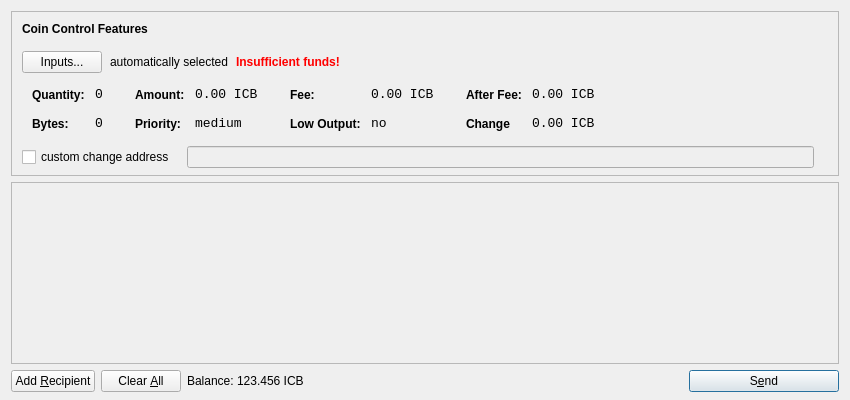
<?xml version="1.0" encoding="UTF-8"?>
<ui version="4.0">
 <class>SendCoinsDialog</class>
 <widget class="QDialog" name="SendCoinsDialog">
  <property name="geometry">
   <rect>
    <x>0</x>
    <y>0</y>
    <width>850</width>
    <height>400</height>
   </rect>
  </property>
  <property name="windowTitle">
   <string>Send Coins</string>
  </property>
  <layout class="QVBoxLayout" name="verticalLayout" stretch="0,1,0">
   <property name="bottomMargin">
    <number>8</number>
   </property>
   <item>
    <widget class="QFrame" name="frameCoinControl">
     <property name="sizePolicy">
      <sizepolicy hsizetype="Expanding" vsizetype="Expanding">
       <horstretch>0</horstretch>
       <verstretch>0</verstretch>
      </sizepolicy>
     </property>
     <property name="maximumSize">
      <size>
       <width>16777215</width>
       <height>16777215</height>
      </size>
     </property>
     <property name="frameShape">
      <enum>QFrame::StyledPanel</enum>
     </property>
     <property name="frameShadow">
      <enum>QFrame::Sunken</enum>
     </property>
     <layout class="QVBoxLayout" name="verticalLayoutCoinControl2">
      <property name="spacing">
       <number>-1</number>
      </property>
      <property name="leftMargin">
       <number>0</number>
      </property>
      <property name="topMargin">
       <number>0</number>
      </property>
      <property name="rightMargin">
       <number>0</number>
      </property>
      <property name="bottomMargin">
       <number>6</number>
      </property>
      <item>
       <layout class="QVBoxLayout" name="verticalLayoutCoinControl" stretch="0,0,0,0,1">
        <property name="spacing">
         <number>0</number>
        </property>
        <property name="leftMargin">
         <number>10</number>
        </property>
        <property name="topMargin">
         <number>10</number>
        </property>
        <item>
         <layout class="QHBoxLayout" name="horizontalLayoutCoinControl1">
          <property name="bottomMargin">
           <number>15</number>
          </property>
          <item>
           <widget class="QLabel" name="labelCoinControlFeatures">
            <property name="sizePolicy">
             <sizepolicy hsizetype="Preferred" vsizetype="Maximum">
              <horstretch>0</horstretch>
              <verstretch>0</verstretch>
             </sizepolicy>
            </property>
            <property name="font">
             <font>
              <weight>75</weight>
              <bold>true</bold>
             </font>
            </property>
            <property name="styleSheet">
             <string notr="true">font-weight:bold;</string>
            </property>
            <property name="text">
             <string>Coin Control Features</string>
            </property>
           </widget>
          </item>
         </layout>
        </item>
        <item>
         <layout class="QHBoxLayout" name="horizontalLayoutCoinControl2" stretch="0,0,0,0">
          <property name="spacing">
           <number>8</number>
          </property>
          <property name="bottomMargin">
           <number>10</number>
          </property>
          <item>
           <widget class="QPushButton" name="pushButtonCoinControl">
            <property name="styleSheet">
             <string notr="true"/>
            </property>
            <property name="text">
             <string>Inputs...</string>
            </property>
           </widget>
          </item>
          <item>
           <widget class="QLabel" name="labelCoinControlAutomaticallySelected">
            <property name="text">
             <string>automatically selected</string>
            </property>
            <property name="margin">
             <number>5</number>
            </property>
           </widget>
          </item>
          <item>
           <widget class="QLabel" name="labelCoinControlInsuffFunds">
            <property name="font">
             <font>
              <weight>75</weight>
              <bold>true</bold>
             </font>
            </property>
            <property name="styleSheet">
             <string notr="true">color:red;font-weight:bold;</string>
            </property>
            <property name="text">
             <string>Insufficient funds!</string>
            </property>
            <property name="margin">
             <number>5</number>
            </property>
           </widget>
          </item>
          <item>
           <spacer name="horizontalSpacerCoinControl">
            <property name="orientation">
             <enum>Qt::Horizontal</enum>
            </property>
            <property name="sizeHint" stdset="0">
             <size>
              <width>40</width>
              <height>1</height>
             </size>
            </property>
           </spacer>
          </item>
         </layout>
        </item>
        <item>
         <widget class="QWidget" name="widgetCoinControl" native="true">
          <property name="sizePolicy">
           <sizepolicy hsizetype="Preferred" vsizetype="Preferred">
            <horstretch>0</horstretch>
            <verstretch>0</verstretch>
           </sizepolicy>
          </property>
          <property name="minimumSize">
           <size>
            <width>0</width>
            <height>0</height>
           </size>
          </property>
          <property name="styleSheet">
           <string notr="true"/>
          </property>
          <layout class="QHBoxLayout" name="horizontalLayoutCoinControl5">
           <property name="margin">
            <number>0</number>
           </property>
           <item>
            <layout class="QHBoxLayout" name="horizontalLayoutCoinControl3" stretch="0,0,0,1">
             <property name="spacing">
              <number>20</number>
             </property>
             <property name="topMargin">
              <number>0</number>
             </property>
             <property name="bottomMargin">
              <number>10</number>
             </property>
             <item>
              <layout class="QFormLayout" name="formLayoutCoinControl1">
               <property name="horizontalSpacing">
                <number>10</number>
               </property>
               <property name="verticalSpacing">
                <number>14</number>
               </property>
               <property name="leftMargin">
                <number>10</number>
               </property>
               <property name="topMargin">
                <number>4</number>
               </property>
               <property name="rightMargin">
                <number>6</number>
               </property>
               <item row="0" column="0">
                <widget class="QLabel" name="labelCoinControlQuantityText">
                 <property name="styleSheet">
                  <string notr="true">font-weight:bold;</string>
                 </property>
                 <property name="text">
                  <string>Quantity:</string>
                 </property>
                 <property name="margin">
                  <number>0</number>
                 </property>
                </widget>
               </item>
               <item row="0" column="1">
                <widget class="QLabel" name="labelCoinControlQuantity">
                 <property name="font">
                  <font>
                   <family>Monospace</family>
                   <pointsize>10</pointsize>
                  </font>
                 </property>
                 <property name="cursor">
                  <cursorShape>IBeamCursor</cursorShape>
                 </property>
                 <property name="contextMenuPolicy">
                  <enum>Qt::ActionsContextMenu</enum>
                 </property>
                 <property name="text">
                  <string>0</string>
                 </property>
                 <property name="margin">
                  <number>0</number>
                 </property>
                 <property name="textInteractionFlags">
                  <set>Qt::LinksAccessibleByMouse|Qt::TextSelectableByKeyboard|Qt::TextSelectableByMouse</set>
                 </property>
                </widget>
               </item>
               <item row="1" column="0">
                <widget class="QLabel" name="labelCoinControlBytesText">
                 <property name="styleSheet">
                  <string notr="true">font-weight:bold;</string>
                 </property>
                 <property name="text">
                  <string>Bytes:</string>
                 </property>
                </widget>
               </item>
               <item row="1" column="1">
                <widget class="QLabel" name="labelCoinControlBytes">
                 <property name="font">
                  <font>
                   <family>Monospace</family>
                   <pointsize>10</pointsize>
                  </font>
                 </property>
                 <property name="cursor">
                  <cursorShape>IBeamCursor</cursorShape>
                 </property>
                 <property name="contextMenuPolicy">
                  <enum>Qt::ActionsContextMenu</enum>
                 </property>
                 <property name="text">
                  <string>0</string>
                 </property>
                 <property name="textInteractionFlags">
                  <set>Qt::LinksAccessibleByMouse|Qt::TextSelectableByKeyboard|Qt::TextSelectableByMouse</set>
                 </property>
                </widget>
               </item>
              </layout>
             </item>
             <item>
              <layout class="QFormLayout" name="formLayoutCoinControl2">
               <property name="horizontalSpacing">
                <number>10</number>
               </property>
               <property name="verticalSpacing">
                <number>14</number>
               </property>
               <property name="leftMargin">
                <number>6</number>
               </property>
               <property name="topMargin">
                <number>4</number>
               </property>
               <property name="rightMargin">
                <number>6</number>
               </property>
               <item row="0" column="0">
                <widget class="QLabel" name="labelCoinControlAmountText">
                 <property name="styleSheet">
                  <string notr="true">font-weight:bold;</string>
                 </property>
                 <property name="text">
                  <string>Amount:</string>
                 </property>
                 <property name="margin">
                  <number>0</number>
                 </property>
                </widget>
               </item>
               <item row="0" column="1">
                <widget class="QLabel" name="labelCoinControlAmount">
                 <property name="font">
                  <font>
                   <family>Monospace</family>
                   <pointsize>10</pointsize>
                  </font>
                 </property>
                 <property name="cursor">
                  <cursorShape>IBeamCursor</cursorShape>
                 </property>
                 <property name="contextMenuPolicy">
                  <enum>Qt::ActionsContextMenu</enum>
                 </property>
                 <property name="text">
                  <string>0.00 ICB</string>
                 </property>
                 <property name="textInteractionFlags">
                  <set>Qt::LinksAccessibleByMouse|Qt::TextSelectableByKeyboard|Qt::TextSelectableByMouse</set>
                 </property>
                </widget>
               </item>
               <item row="1" column="0">
                <widget class="QLabel" name="labelCoinControlPriorityText">
                 <property name="styleSheet">
                  <string notr="true">font-weight:bold;</string>
                 </property>
                 <property name="text">
                  <string>Priority:</string>
                 </property>
                </widget>
               </item>
               <item row="1" column="1">
                <widget class="QLabel" name="labelCoinControlPriority">
                 <property name="font">
                  <font>
                   <family>Monospace</family>
                   <pointsize>10</pointsize>
                  </font>
                 </property>
                 <property name="cursor">
                  <cursorShape>IBeamCursor</cursorShape>
                 </property>
                 <property name="contextMenuPolicy">
                  <enum>Qt::ActionsContextMenu</enum>
                 </property>
                 <property name="text">
                  <string>medium</string>
                 </property>
                 <property name="textInteractionFlags">
                  <set>Qt::LinksAccessibleByMouse|Qt::TextSelectableByKeyboard|Qt::TextSelectableByMouse</set>
                 </property>
                </widget>
               </item>
              </layout>
             </item>
             <item>
              <layout class="QFormLayout" name="formLayoutCoinControl3">
               <property name="horizontalSpacing">
                <number>10</number>
               </property>
               <property name="verticalSpacing">
                <number>14</number>
               </property>
               <property name="leftMargin">
                <number>6</number>
               </property>
               <property name="topMargin">
                <number>4</number>
               </property>
               <property name="rightMargin">
                <number>6</number>
               </property>
               <item row="0" column="0">
                <widget class="QLabel" name="labelCoinControlFeeText">
                 <property name="styleSheet">
                  <string notr="true">font-weight:bold;</string>
                 </property>
                 <property name="text">
                  <string>Fee:</string>
                 </property>
                 <property name="margin">
                  <number>0</number>
                 </property>
                </widget>
               </item>
               <item row="0" column="1">
                <widget class="QLabel" name="labelCoinControlFee">
                 <property name="font">
                  <font>
                   <family>Monospace</family>
                   <pointsize>10</pointsize>
                  </font>
                 </property>
                 <property name="cursor">
                  <cursorShape>IBeamCursor</cursorShape>
                 </property>
                 <property name="contextMenuPolicy">
                  <enum>Qt::ActionsContextMenu</enum>
                 </property>
                 <property name="text">
                  <string>0.00 ICB</string>
                 </property>
                 <property name="textInteractionFlags">
                  <set>Qt::LinksAccessibleByMouse|Qt::TextSelectableByKeyboard|Qt::TextSelectableByMouse</set>
                 </property>
                </widget>
               </item>
               <item row="1" column="0">
                <widget class="QLabel" name="labelCoinControlLowOutputText">
                 <property name="styleSheet">
                  <string notr="true">font-weight:bold;</string>
                 </property>
                 <property name="text">
                  <string>Low Output:</string>
                 </property>
                </widget>
               </item>
               <item row="1" column="1">
                <widget class="QLabel" name="labelCoinControlLowOutput">
                 <property name="font">
                  <font>
                   <family>Monospace</family>
                   <pointsize>10</pointsize>
                  </font>
                 </property>
                 <property name="cursor">
                  <cursorShape>IBeamCursor</cursorShape>
                 </property>
                 <property name="contextMenuPolicy">
                  <enum>Qt::ActionsContextMenu</enum>
                 </property>
                 <property name="text">
                  <string>no</string>
                 </property>
                 <property name="textInteractionFlags">
                  <set>Qt::LinksAccessibleByMouse|Qt::TextSelectableByKeyboard|Qt::TextSelectableByMouse</set>
                 </property>
                </widget>
               </item>
              </layout>
             </item>
             <item>
              <layout class="QFormLayout" name="formLayoutCoinControl4">
               <property name="horizontalSpacing">
                <number>10</number>
               </property>
               <property name="verticalSpacing">
                <number>14</number>
               </property>
               <property name="leftMargin">
                <number>6</number>
               </property>
               <property name="topMargin">
                <number>4</number>
               </property>
               <property name="rightMargin">
                <number>6</number>
               </property>
               <item row="0" column="0">
                <widget class="QLabel" name="labelCoinControlAfterFeeText">
                 <property name="styleSheet">
                  <string notr="true">font-weight:bold;</string>
                 </property>
                 <property name="text">
                  <string>After Fee:</string>
                 </property>
                 <property name="margin">
                  <number>0</number>
                 </property>
                </widget>
               </item>
               <item row="0" column="1">
                <widget class="QLabel" name="labelCoinControlAfterFee">
                 <property name="font">
                  <font>
                   <family>Monospace</family>
                   <pointsize>10</pointsize>
                  </font>
                 </property>
                 <property name="cursor">
                  <cursorShape>IBeamCursor</cursorShape>
                 </property>
                 <property name="contextMenuPolicy">
                  <enum>Qt::ActionsContextMenu</enum>
                 </property>
                 <property name="text">
                  <string>0.00 ICB</string>
                 </property>
                 <property name="textInteractionFlags">
                  <set>Qt::LinksAccessibleByMouse|Qt::TextSelectableByKeyboard|Qt::TextSelectableByMouse</set>
                 </property>
                </widget>
               </item>
               <item row="1" column="0">
                <widget class="QLabel" name="labelCoinControlChangeText">
                 <property name="styleSheet">
                  <string notr="true">font-weight:bold;</string>
                 </property>
                 <property name="text">
                  <string>Change</string>
                 </property>
                </widget>
               </item>
               <item row="1" column="1">
                <widget class="QLabel" name="labelCoinControlChange">
                 <property name="font">
                  <font>
                   <family>Monospace</family>
                   <pointsize>10</pointsize>
                  </font>
                 </property>
                 <property name="cursor">
                  <cursorShape>IBeamCursor</cursorShape>
                 </property>
                 <property name="contextMenuPolicy">
                  <enum>Qt::ActionsContextMenu</enum>
                 </property>
                 <property name="text">
                  <string>0.00 ICB</string>
                 </property>
                 <property name="textInteractionFlags">
                  <set>Qt::LinksAccessibleByMouse|Qt::TextSelectableByKeyboard|Qt::TextSelectableByMouse</set>
                 </property>
                </widget>
               </item>
              </layout>
             </item>
            </layout>
           </item>
          </layout>
         </widget>
        </item>
        <item>
         <layout class="QHBoxLayout" name="horizontalLayoutCoinControl4" stretch="0,0,0">
          <property name="spacing">
           <number>12</number>
          </property>
          <property name="sizeConstraint">
           <enum>QLayout::SetDefaultConstraint</enum>
          </property>
          <property name="topMargin">
           <number>5</number>
          </property>
          <property name="rightMargin">
           <number>5</number>
          </property>
          <item>
           <widget class="QCheckBox" name="checkBoxCoinControlChange">
            <property name="text">
             <string>custom change address</string>
            </property>
           </widget>
          </item>
          <item>
           <widget class="QLineEdit" name="lineEditCoinControlChange">
            <property name="enabled">
             <bool>false</bool>
            </property>
            <property name="sizePolicy">
             <sizepolicy hsizetype="Expanding" vsizetype="Fixed">
              <horstretch>0</horstretch>
              <verstretch>0</verstretch>
             </sizepolicy>
            </property>
           </widget>
          </item>
          <item>
           <widget class="QLabel" name="labelCoinControlChangeLabel">
            <property name="sizePolicy">
             <sizepolicy hsizetype="Preferred" vsizetype="Expanding">
              <horstretch>0</horstretch>
              <verstretch>0</verstretch>
             </sizepolicy>
            </property>
            <property name="minimumSize">
             <size>
              <width>0</width>
              <height>0</height>
             </size>
            </property>
            <property name="text">
             <string/>
            </property>
            <property name="margin">
             <number>3</number>
            </property>
           </widget>
          </item>
         </layout>
        </item>
        <item>
         <spacer name="verticalSpacerCoinControl">
          <property name="orientation">
           <enum>Qt::Vertical</enum>
          </property>
          <property name="sizeHint" stdset="0">
           <size>
            <width>800</width>
            <height>1</height>
           </size>
          </property>
         </spacer>
        </item>
       </layout>
      </item>
     </layout>
    </widget>
   </item>
   <item>
    <widget class="QScrollArea" name="scrollArea">
     <property name="widgetResizable">
      <bool>true</bool>
     </property>
     <widget class="QWidget" name="scrollAreaWidgetContents">
      <property name="geometry">
       <rect>
        <x>0</x>
        <y>0</y>
        <width>830</width>
        <height>165</height>
       </rect>
      </property>
      <layout class="QVBoxLayout" name="verticalLayout_2">
       <property name="margin">
        <number>0</number>
       </property>
       <item>
        <layout class="QVBoxLayout" name="entries">
         <property name="spacing">
          <number>6</number>
         </property>
        </layout>
       </item>
       <item>
        <spacer name="verticalSpacer">
         <property name="orientation">
          <enum>Qt::Vertical</enum>
         </property>
         <property name="sizeHint" stdset="0">
          <size>
           <width>20</width>
           <height>40</height>
          </size>
         </property>
        </spacer>
       </item>
      </layout>
     </widget>
    </widget>
   </item>
   <item>
    <layout class="QHBoxLayout" name="horizontalLayout">
     <item>
      <widget class="QPushButton" name="addButton">
       <property name="toolTip">
        <string>Send to multiple recipients at once</string>
       </property>
       <property name="text">
        <string>Add &amp;Recipient</string>
       </property>
       <property name="icon">
        <iconset resource="../bitcoin.qrc">
         <normaloff>:/icons/add</normaloff>:/icons/add</iconset>
       </property>
       <property name="autoDefault">
        <bool>false</bool>
       </property>
      </widget>
     </item>
     <item>
      <widget class="QPushButton" name="clearButton">
       <property name="sizePolicy">
        <sizepolicy hsizetype="Minimum" vsizetype="Fixed">
         <horstretch>0</horstretch>
         <verstretch>0</verstretch>
        </sizepolicy>
       </property>
       <property name="toolTip">
        <string>Remove all transaction fields</string>
       </property>
       <property name="text">
        <string>Clear &amp;All</string>
       </property>
       <property name="icon">
        <iconset resource="../bitcoin.qrc">
         <normaloff>:/icons/remove</normaloff>:/icons/remove</iconset>
       </property>
       <property name="autoRepeatDelay">
        <number>300</number>
       </property>
       <property name="autoDefault">
        <bool>false</bool>
       </property>
      </widget>
     </item>
     <item>
      <layout class="QHBoxLayout" name="horizontalLayout_2">
       <property name="spacing">
        <number>3</number>
       </property>
       <item>
        <widget class="QLabel" name="label">
         <property name="sizePolicy">
          <sizepolicy hsizetype="Preferred" vsizetype="Fixed">
           <horstretch>0</horstretch>
           <verstretch>0</verstretch>
          </sizepolicy>
         </property>
         <property name="text">
          <string>Balance:</string>
         </property>
        </widget>
       </item>
       <item>
        <widget class="QLabel" name="labelBalance">
         <property name="sizePolicy">
          <sizepolicy hsizetype="Preferred" vsizetype="Fixed">
           <horstretch>0</horstretch>
           <verstretch>0</verstretch>
          </sizepolicy>
         </property>
         <property name="cursor">
          <cursorShape>IBeamCursor</cursorShape>
         </property>
         <property name="text">
          <string>123.456 ICB</string>
         </property>
         <property name="textInteractionFlags">
          <set>Qt::LinksAccessibleByMouse|Qt::TextSelectableByKeyboard|Qt::TextSelectableByMouse</set>
         </property>
        </widget>
       </item>
      </layout>
     </item>
     <item>
      <spacer name="horizontalSpacer">
       <property name="orientation">
        <enum>Qt::Horizontal</enum>
       </property>
       <property name="sizeHint" stdset="0">
        <size>
         <width>40</width>
         <height>20</height>
        </size>
       </property>
      </spacer>
     </item>
     <item>
      <widget class="QPushButton" name="sendButton">
       <property name="minimumSize">
        <size>
         <width>150</width>
         <height>0</height>
        </size>
       </property>
       <property name="toolTip">
        <string>Confirm the send action</string>
       </property>
       <property name="text">
        <string>S&amp;end</string>
       </property>
       <property name="icon">
        <iconset resource="../bitcoin.qrc">
         <normaloff>:/icons/send</normaloff>:/icons/send</iconset>
       </property>
       <property name="default">
        <bool>true</bool>
       </property>
      </widget>
     </item>
    </layout>
   </item>
  </layout>
 </widget>
 <resources>
  <include location="../bitcoin.qrc"/>
 </resources>
 <connections/>
</ui>
